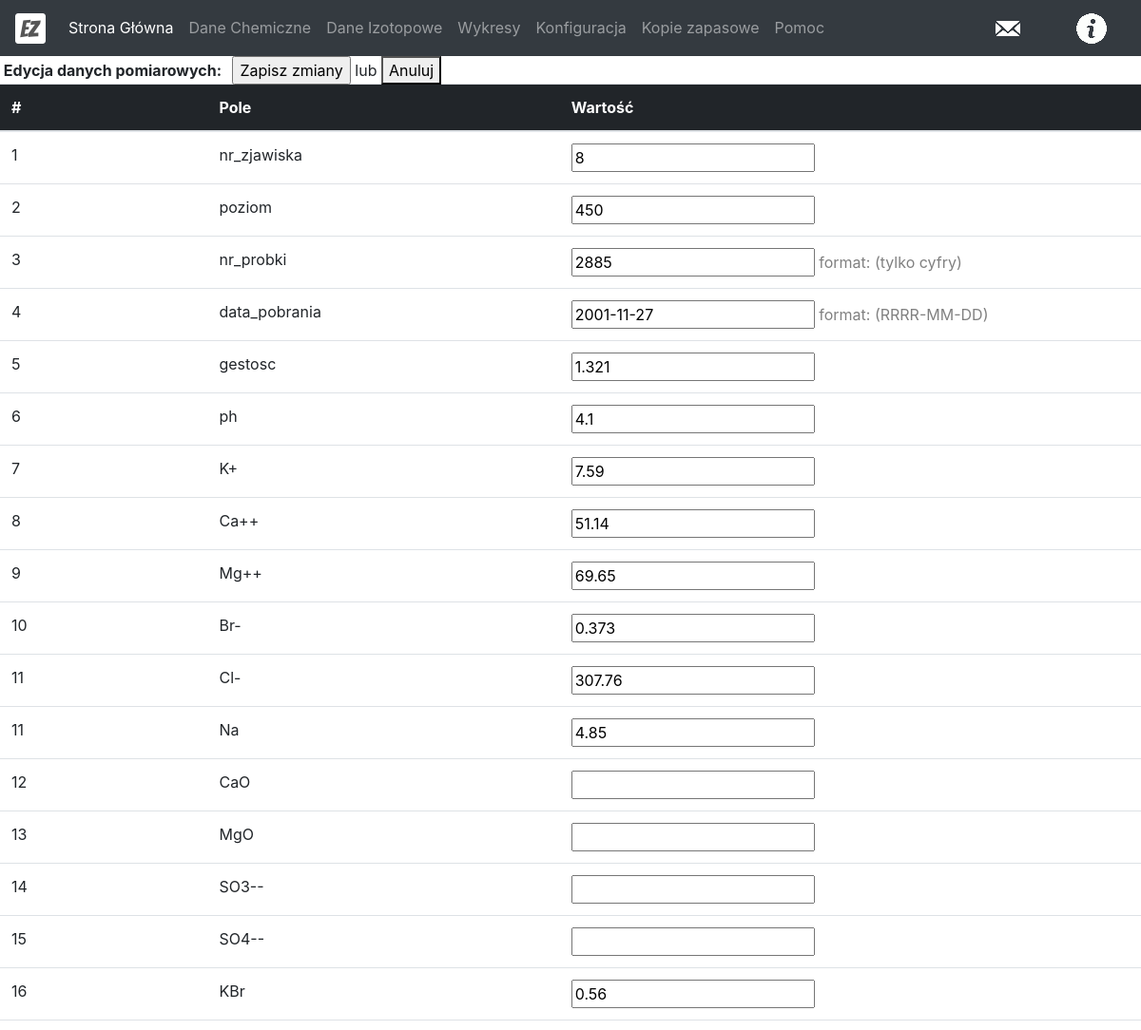
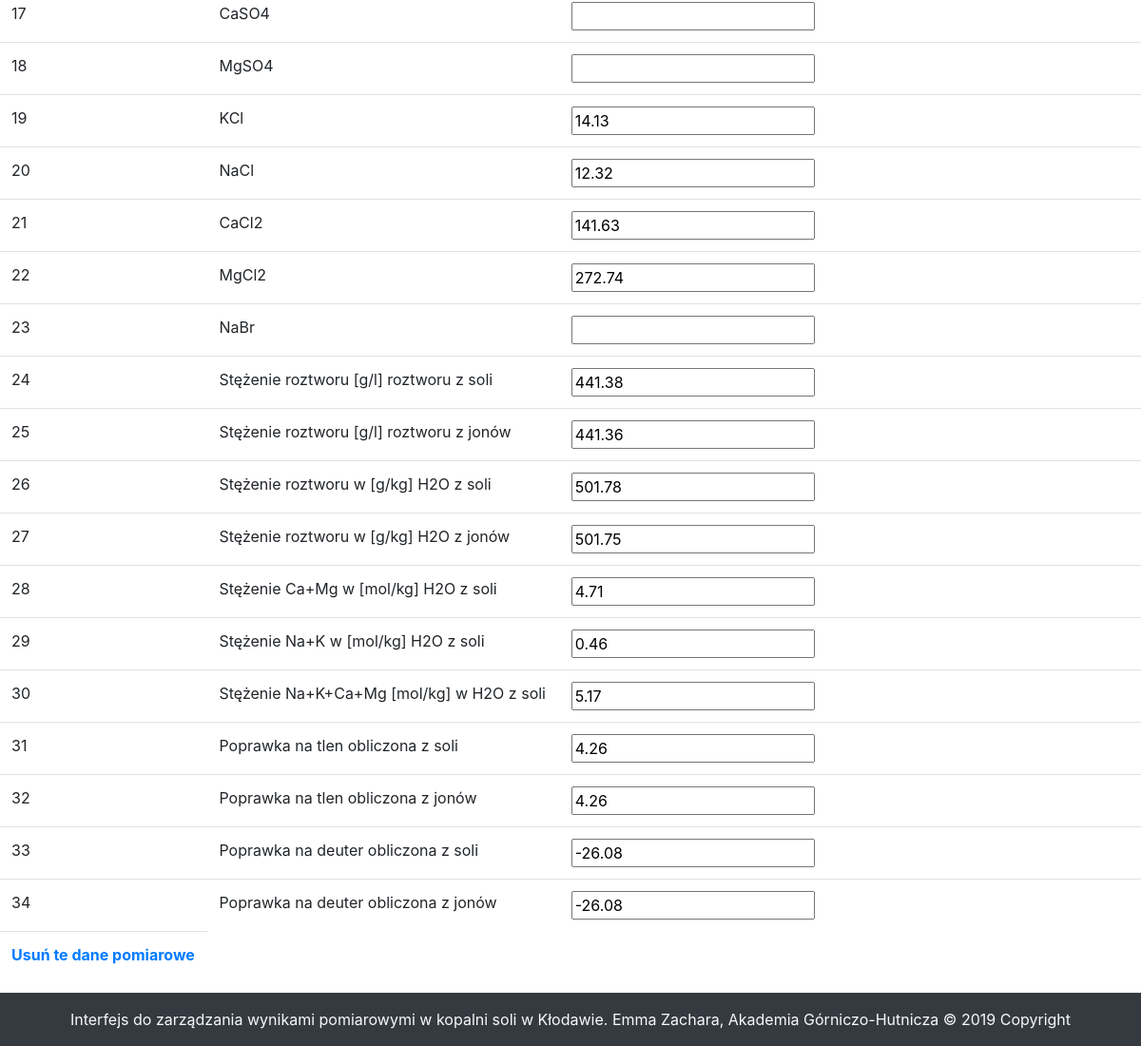
The app's page /editSample/4 with its own data (2 pictures, top to bottom).
### tables this page shows
CREATE TABLE results(
  id INTEGER PRIMARY KEY AUTOINCREMENT,
  nr_zjawiska INTEGER NULL,
  poziom INTEGER NULL,
  nr_probki INTEGER NULL,
  data_pobrania TEXT NULL,
  gestosc REAL NULL,
  ph REAL NULL,
  K REAL NULL,
  Ca REAL NULL,
  Mg REAL NULL,
  Br REAL NULL,
  Cl REAL NULL,
  CaO REAL NULL,
  MgO REAL NULL,
  SO3 REAL NULL,
  SO4 REAL NULL,
  KBr REAL NULL,
  CaSO4 REAL NULL,
  MgSO4 REAL NULL,
  KCl REAL NULL,
  NaCl REAL NULL,
  CaCl2 REAL NULL,
  MgCl2 REAL NULL,
  NaBr REAL NULL
, stezenie_roztworu_z_soli TEXT, stezenie_roztworu_z_jonow TEXT, stezenie_roztworu_w_h2o_z_soli TEXT, stezenie_roztoworu_w_h2o_z_jonow TEXT, stezenie_ca_mg_w_h2o_z_soli TEXT, steznie_na_k_w_h2o_z_soli TEXT, steznie_na_k_ca_mg_w_h2o_z_soli TEXT, poprawka_na_tlen_z_soli TEXT, poprawka_na_tlen_z_jonow TEXT, poprawka_na_deuter_z_soli TEXT, poprawka_na_deuter_z_jonow TEXT, Na REAL);

### main.py (the view)
@app.route('/editSample/<int:id>', methods=['GET', 'POST'])
def editSample(id):
    edited = True if request.method == 'POST' else False
    if edited:
        updateSample(id, request.form)
    sample = getSample(id)
    samples = [sample]
    convertNulls(samples, character='')
    return render_template('editSample.html', sample=samples[0], edited=edited, mode="edit")

### dbUtils.py (called while the page is built)
def dict_factory(cursor, row):
    d = OrderedDict()
    for idx, col in enumerate(cursor.description):
        d[col[0]] = row[idx]
    return d

def getSample(id):
    conn = sqlite3.connect('data.db')
    cursor = conn.cursor()
    query = 'select * from results where id = {0}'.format(id)
    for row in cursor.execute(query):
        r = row
    sample = dict_factory(cursor, r)
    conn.close()
    return sample

def convertNulls(sampleList, character='--'):
    for index, sample in enumerate(sampleList):
        for key, value in sample.items():
            if value==None:
                sampleList[index][key]=character

### templates/editSample.html (shortened to what this page needs)
{% extends 'layout.html' %}
{% block body %}
	<div>
		{% if mode=='edit' %}
		<form method="POST" action="/editSample/{{sample.id}}">{% endif %}
			<table class="table">
				<thead>
					<tr>
						<div>
	{% if mode=='edit' %}	<b>&nbsp;Edycja danych pomiarowych: &nbsp; </b>
							<input type="submit" value="Zapisz zmiany"> lub <b><a href="javascript:history.back()"><button type="button">Anuluj</button></b> &nbsp&nbsp;{% endif %}
						</div>
					</tr>
					<tr>
						<th>#</th>
						<th>Pole</th>
						<th>Wartość</th>
						<th></th>
						<th></th>
						<th></th>
						<th></th>
						<th></th>
						<th></th>
					</tr>
				</thead>
  				<tbody>
  				  <tr>
					  <td>1</td>
					  <td>nr_zjawiska</td>
					  <td><input type="text" name="nr_zjawiska" value="{{sample.nr_zjawiska}}"></td>
					  <td></td>
					  <td></td>
					  <td></td>
					  <td></td>
					  <td></td>
					  <td></td>
  				  </tr>
				  <tr>
					  <td>2</td>
					  <td>poziom</td>
					  <td><input type="text" name="poziom" value="{{sample.poziom}}"></td>
					  <td></td>
					  <td></td>
					  <td></td>
					  <td></td>
					  <td></td>
					  <td></td>
  				  </tr>
				  <tr>
					  <td>3</td>
					  <td>nr_probki</td>
					  <td><input type="text" name="nr_probki" value="{{sample.nr_probki}}"> <font color="grey">format: (tylko cyfry)</font></td>
					  <td></td>
					  <td></td>
					  <td></td>
					  <td></td>
					  <td></td>
					  <td></td>
  				  </tr>
				  <tr>
					  <td>4</td>
					  <td>data_pobrania</td>
					  <td><input type="text" name="data_pobrania" value="{{sample.data_pobrania}}"> <font color="grey">format: (RRRR-MM-DD)</font></td>
					  <td></td>
					  <td></td>
					  <td></td>
					  <td></td>
					  <td></td>
					  <td></td>
  				  </tr>
				  <tr>
					  <td>5</td>
					  <td>gestosc</td>
					  <td><input type="text" name="gestosc" value="{{sample.gestosc}}"></td>
					  <td></td>
					  <td></td>
					  <td></td>
					  <td></td>
					  <td></td>
					  <td></td>
  				  </tr>
				  <tr>
					  <td>6</td>
					  <td>ph</td>
					  <td><input type="text" name="ph" value="{{sample.ph}}"></td>
					  <td></td>
					  <td></td>
					  <td></td>
					  <td></td>
					  <td></td>
					  <td></td>
  				  </tr>
				  <tr>
					  <td>7</td>
					  <td>K+</td>
					  <td><input type="text" name="K" value="{{sample.K}}"></td>
					  <td></td>
					  <td></td>
					  <td></td>
					  <td></td>
					  <td></td>
					  <td></td>
  				  </tr>
				  <tr>
					  <td>8</td>
					  <td>Ca++</td>
					  <td><input type="text" name="Ca" value="{{sample.Ca}}"></td>
					  <td></td>
					  <td></td>
					  <td></td>
					  <td></td>
					  <td></td>
					  <td></td>
  				  </tr>
				  <tr>
					  <td>9</td>
					  <td>Mg++</td>
					  <td><input type="text" name="Mg" value="{{sample.Mg}}"></td>
					  <td></td>
					  <td></td>
					  <td></td>
					  <td></td>
					  <td></td>
					  <td></td>
  				  </tr>
				  <tr>
					  <td>10</td>
					  <td>Br-</td>
					  <td><input type="text" name="Br" value="{{sample.Br}}"></td>
					  <td></td>
					  <td></td>
					  <td></td>
					  <td></td>
					  <td></td>
					  <td></td>
  				  </tr>
				  <tr>
					  <td>11</td>
					  <td>Cl-</td>
					  <td><input type="text" name="Cl" value="{{sample.Cl}}"></td>
					  <td></td>
					  <td></td>
					  <td></td>
					  <td></td>
					  <td></td>
					  <td></td>
  				  </tr>
				  <tr>
					  <td>11</td>
					  <td>Na</td>
					  <td><input type="text" name="Na" value="{{sample.Na}}"></td>
					  <td></td>
					  <td></td>
					  <td></td>
					  <td></td>
					  <td></td>
					  <td></td>
  				  </tr>
				  <tr>
					  <td>12</td>
					  <td>CaO</td>
					  <td><input type="text" name="CaO" value="{{sample.CaO}}"></td>
					  <td></td>
					  <td></td>
					  <td></td>
					  <td></td>
					  <td></td>
					  <td></td>
  				  </tr>
				  <tr>
					  <td>13</td>
					  <td>MgO</td>
					  <td><input type="text" name="MgO" value="{{sample.MgO}}"></td>
					  <td></td>
					  <td></td>
					  <td></td>
					  <td></td>
					  <td></td>
					  <td></td>
  				  </tr>
				  <tr>
					  <td>14</td>
					  <td>SO3--</td>
					  <td><input type="text" name="SO3" value="{{sample.SO3}}"></td>
					  <td></td>
					  <td></td>
					  <td></td>
					  <td></td>
					  <td></td>
					  <td></td>
  				  </tr>
				  <tr>
					  <td>15</td>
					  <td>SO4--</td>
					  <td><input type="text" name="SO4" value="{{sample.SO4}}"></td>
					  <td></td>
					  <td></td>
					  <td></td>
					  <td></td>
					  <td></td>
					  <td></td>
  				  </tr>
				  <tr>
					  <td>16</td>
					  <td>KBr</td>
					  <td><input type="text" name="KBr" value="{{sample.KBr}}"></td>
					  <td></td>
					  <td></td>
					  <td></td>
					  <td></td>
					  <td></td>
					  <td></td>
  				  </tr>
				  <tr>
					  <td>17</td>
					  <td>CaSO4</td>
					  <td><input type="text" name="CaSO4" value="{{sample.CaSO4}}"></td>
					  <td></td>
					  <td></td>
					  <td></td>
					  <td></td>
					  <td></td>
					  <td></td>
  				  </tr>
				  <tr>
					  <td>18</td>
					  <td>MgSO4</td>
					  <td><input type="text" name="MgSO4" value="{{sample.MgSO4}}"></td>
					  <td></td>
					  <td></td>
					  <td></td>
					  <td></td>
					  <td></td>
					  <td></td>
  				  </tr>
				  <tr>
					  <td>19</td>
					  <td>KCl</td>
					  <td><input type="text" name="KCl" value="{{sample.KCl}}"></td>
					  <td></td>
					  <td></td>
					  <td></td>
					  <td></td>
					  <td></td>
					  <td></td>
  				  </tr>
				  <tr>
					  <td>20</td>
					  <td>NaCl</td>
					  <td><input type="text" name="NaCl" value="{{sample.NaCl}}"></td>
					  <td></td>
					  <td></td>
					  <td></td>
					  <td></td>
					  <td></td>
					  <td></td>
  				  </tr>
				  <tr>
					  <td>21</td>
					  <td>CaCl2</td>
					  <td><input type="text" name="CaCl2" value="{{sample.CaCl2}}"></td>
					  <td></td>
					  <td></td>
					  <td></td>
					  <td></td>
					  <td></td>
					  <td></td>
  				  </tr>
				  <tr>
					  <td>22</td>
					  <td>MgCl2</td>
					  <td><input type="text" name="MgCl2" value="{{sample.MgCl2}}"></td>
					  <td></td>
					  <td></td>
					  <td></td>
					  <td></td>
					  <td></td>
					  <td></td>
  				  </tr>
				  <tr>
					  <td>23</td>
					  <td>NaBr</td>
					  <td><input type="text" name="NaBr" value="{{sample.NaBr}}"></td>
					  <td></td>
					  <td></td>
					  <td></td>
					  <td></td>
					  <td></td>
					  <td></td>
  				  </tr>
				  <tr>
					  <td>24</td>
					  <td>Stężenie roztworu [g/l] roztworu z soli</td>
					  <td><input type="text" name="stezenie_roztworu_z_soli" value="{{(sample.stezenie_roztworu_z_soli|float)|round(2)}}"></td>
					  <td></td>
					  <td></td>
					  <td></td>
					  <td></td>
					  <td></td>
					  <td></td>
  				  </tr>
				  <tr>
					  <td>25</td>
					  <td>Stężenie roztworu [g/l] roztworu z jonów</td>
					  <td><input type="text" name="stezenie_roztworu_z_jonow" value="{{(sample.stezenie_roztworu_z_jonow|float)|round(2)}}"></td>
					  <td></td>
					  <td></td>
					  <td></td>
					  <td></td>
					  <td></td>
					  <td></td>
  				  </tr>
				  <tr>
					  <td>26</td>
					  <td>Stężenie roztworu w [g/kg] H2O z soli</td>
					  <td><input type="text" name="stezenie_roztworu_w_h2o_z_soli" value="{{(sample.stezenie_roztworu_w_h2o_z_soli|float)|round(2)}}"></td>
					  <td></td>
					  <td></td>
					  <td></td>
					  <td></td>
					  <td></td>
					  <td></td>
  				  </tr>
				  <tr>
					  <td>27</td>
					  <td>Stężenie roztworu w [g/kg] H2O z jonów</td>
					  <td><input type="text" name="stezenie_roztoworu_w_h2o_z_jonow" value="{{(sample.stezenie_roztoworu_w_h2o_z_jonow|float)|round(2)}}"></td>
					  <td></td>
					  <td></td>
					  <td></td>
					  <td></td>
					  <td></td>
					  <td></td>
  				  </tr>
				  <tr>
					  <td>28</td>
					  <td>Stężenie Ca+Mg w [mol/kg] H2O z soli</td>
					  <td><input type="text" name="stezenie_ca_mg_w_h2o_z_soli" value="{{(sample.stezenie_ca_mg_w_h2o_z_soli|float)|round(2)}}"></td>
					  <td></td>
					  <td></td>
					  <td></td>
					  <td></td>
					  <td></td>
					  <td></td>
  				  </tr>
				  <tr>
					  <td>29</td>
					  <td>Stężenie Na+K w [mol/kg] H2O z soli</td>
					  <td><input type="text" name="steznie_na_k_w_h2o_z_soli" value="{{(sample.steznie_na_k_w_h2o_z_soli|float)|round(2)}}"></td>
					  <td></td>
					  <td></td>
					  <td></td>
					  <td></td>
					  <td></td>
					  <td></td>
  				  </tr>
				  <tr>
					  <td>30</td>
					  <td>Stężenie Na+K+Ca+Mg [mol/kg] w H2O z soli</td>
					  <td><input type="text" name="steznie_na_k_ca_mg_w_h2o_z_soli" value="{{(sample.steznie_na_k_ca_mg_w_h2o_z_soli|float)|round(2)}}"></td>
					  <td></td>
					  <td></td>
					  <td></td>
					  <td></td>
					  <td></td>
					  <td></td>
  				  </tr>
				  <tr>
					  <td>31</td>
					  <td>Poprawka na tlen obliczona z soli</td>
					  <td><input type="text" name="poprawka_na_tlen_z_soli" value="{{(sample.poprawka_na_tlen_z_soli|float)|round(2)}}"></td>
					  <td></td>
					  <td></td>
					  <td></td>
					  <td></td>
					  <td></td>
					  <td></td>
  				  </tr>
				  <tr>
					  <td>32</td>
					  <td>Poprawka na tlen obliczona z jonów</td>
					  <td><input type="text" name="poprawka_na_tlen_z_jonow" value="{{(sample.poprawka_na_tlen_z_jonow|float)|round(2)}}"></td>
					  <td></td>
					  <td></td>
					  <td></td>
					  <td></td>
					  <td></td>
					  <td></td>
  				  </tr>
				  <tr>
					  <td>33</td>
					  <td>Poprawka na deuter obliczona z soli</td>
					  <td><input type="text" name="poprawka_na_deuter_z_soli" value="{{(sample.poprawka_na_deuter_z_soli|float)|round(2)}}"></td>
					  <td></td>
					  <td></td>
					  <td></td>
					  <td></td>
					  <td></td>
					  <td></td>
  				  </tr>
				  <tr>
					  <td>34</td>
					  <td>Poprawka na deuter obliczona z jonów</td>
					  <td><input type="text" name="poprawka_na_deuter_z_jonow" value="{{(sample.poprawka_na_deuter_z_jonow|float)|round(2)}}"></td>
					  <td></td>
					  <td></td>
					  <td></td>
					  <td></td>
					  <td></td>
					  <td></td>
  				  </tr>
				  <tr>
					  <td><b><a href="/deleteSample/{{sample.id}}">Usuń te dane pomiarowe</a></b></td>
				  </tr>
  				</tbody>
			</table>
		</form>
	</div>
{% endblock %}

### static/style.css (style rules this page uses)
table { border-collapse: collapse; width: 100%; }
th, td { padding: 8px 16px; }
th { color: #fff; background-color: #212529; border-color: #32383e; }

### records on screen
results: nr_zjawiska "8", poziom "450", nr_probki "2885", data_pobrania "2001-11-27", gestosc "1.321", ph "4.1", K "7.59", Ca "51.14", Mg "69.65", Br "0.373", Cl "307.76", Na "4.85", KBr "0.56", KCl "14.13", NaCl "12.32", CaCl2 "141.63", MgCl2 "272.74", stezenie_roztworu_z_soli "441.38", stezenie_roztworu_z_jonow "441.36", stezenie_roztworu_w_h2o_z_soli "501.78", stezenie_roztoworu_w_h2o_z_jonow "501.75", stezenie_ca_mg_w_h2o_z_soli "4.71", steznie_na_k_w_h2o_z_soli "0.46", steznie_na_k_ca_mg_w_h2o_z_soli "5.17", poprawka_na_tlen_z_soli "4.26", poprawka_na_tlen_z_jonow "4.26", poprawka_na_deuter_z_soli "-26.08", poprawka_na_deuter_z_jonow "-26.08"
